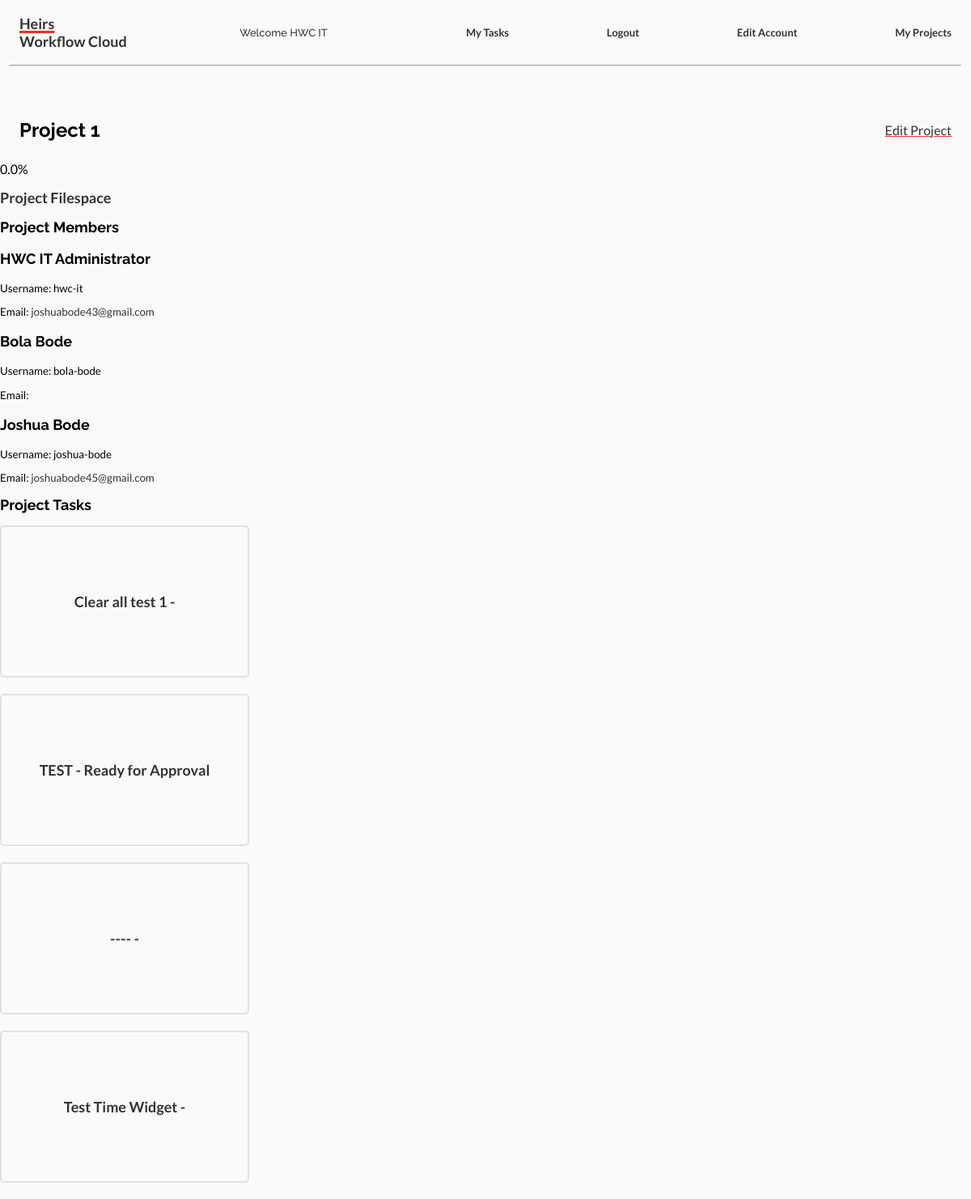
Screenshot of /projects/1/ (signed in) with the database file from the repository.
### tasktable/models.py (models this page shows, shortened)
class Project(models.Model):
    name = models.CharField(max_length=50, unique=True)
    members = models.ManyToManyField(User)
    founding_date = models.DateTimeField(default=timezone.now, blank=True)

class Task(models.Model):
    name = models.CharField(max_length=50, unique=True)
    description = models.CharField(max_length=260)
    assigned_date = models.DateTimeField(
        'Date Assigned', default=timezone.now, blank=True)
    due_date = models.DateTimeField('Date Due')
    importance = models.CharField(choices=IMPORTANCE, max_length=6)
    assignees = models.ManyToManyField(User, related_name='assignees')
    manager = models.ForeignKey(
        User, on_delete=models.CASCADE, related_name='manager')
    references = models.ManyToManyField(
        File, blank=True, related_name='references')
    submissions = models.ManyToManyField(File, blank=True)
    due_in = get_time_until_due
    project = models.ForeignKey(
        Project, on_delete=models.CASCADE, null=True)
    state = models.CharField(
        choices=STATE, max_length=18, blank=True
    )
    status = models.ManyToManyField(
        Status, blank=True)
    approved = models.BooleanField(default=False)
    pre_approved = models.BooleanField(default=False)
    feedback = models.CharField(max_length=1000, null=True, blank=True)

### tasktable/views.py (the view)
# urls.py: path('projects/<int:id>/', views.projectdetails),
def projectdetails(request, id):
    if request.user.is_authenticated:
        user_id = request.user.id
        user = User.objects.get(id=user_id)
        user_type = ''
        project = Project.objects.get(id=id)
        all_tasks = Task.objects.filter(project=project)
        working = 0
        for task in all_tasks:
            if task.approved:
                working = working + 1
        try:
            working = working / len(all_tasks)
        except ZeroDivisionError:
            working = 0
        working = working * 100
        working = round(working, 2)
        working = str(working) + '%'
        project_members = project.members.all()
        if user in project_members:
            if user.groups.filter(name='Staff').exists():
                user_type = 'Staff'
            elif user.groups.filter(name='Admins').exists():
                user_type = 'Admin'
            elif user.groups.filter(name='Managers').exists():
                user_type = 'Manager'
            else:
                raise PermissionDenied
            context = {
                'tasks': all_tasks,
                'project': project,
                'members': project_members,
                'user_type': user_type,
                'percent': working,
            }
            template = loader.get_template('tasks/projectdetails.html')
            return HttpResponse(template.render(context, request))
        else:
            raise PermissionDenied
    else:
        raise PermissionDenied

### tasktable/templates/tasks/projectdetails.html
{% extends 'tasks/base.html' %}
{% block content %}
{% if user_type == 'Admin' %}
<div class='action-header'>
    <h3>{{ project.name }}</h3> <a class='link-button' href="edit">Edit Project</a>
</div>
{% elif user_type == 'Manager' %}
<div class='action-header'>
    <h3>{{ project.name }}</h3> <a class='link-button' href="edit">Edit Project</a>
</div>
{% else %}
<h1>{{ project.name }}</h1>
{% endif %}
{{ percent }}
{% if members %}
<h2><a href="filespace">Project Filespace</a></h2>
<h2>Project Members</h2>
{% for member in members %}
<div class='person_div'>
    <h3>{{ member.first_name }} {{ member.last_name }}</a></h3>
    <p>Username: {{ member.username }}</p>
    <p>Email: <a href="mailto:{{ member.email }}">{{ member.email }}</a></p>
</div>
{% endfor %}
{% else %}
<p>No members.</p>
{% endif %}
<h2>Project Tasks</h2>
{% if tasks %}
{% for task in tasks %}
{% if task.approved %}
<div class='project_div'>
    <h2><a href="/tasks/{{ task.id }}/">{{ task.name }} - Completed</a></h2>
</div>
{% else %}
<div class='project_div'>
    <h2><a href="/tasks/{{ task.id }}/">{{ task.name }} - {{ task.state }}</a></h1>
</div>
{% endif %}
{% endfor %}
{% else %}
<a href="/newtask">Add a new task</a>
{% endif %}
{% endblock %}

### tasktable/templates/tasks/base.html (shortened to what this page needs)
<!DOCTYPE html>
<html lang="en">
<head>
    {% load static %}
    <link rel='stylesheet' href="{% static 'style.css' %}">
    <link rel="stylesheet" href="{% static 'date-picker/jquery-ui.css' %}">
</head>
<body>
    <div class="navbar">
        <div id="logo">
            <a href="/user/home">
                <h1> <span id='highlight'>Heirs</span> <br> Workflow Cloud</h1>
            </a>
        </div>
        <h3 id='welcome'>Welcome {{ request.user.first_name }}</h3>
        <div class='nav-links'>
            <ul>
                <li class="link"><a href="/tasks">My Tasks</a></li>
                <li class="link"><a href="/user/logout">Logout</a></li>
                <li class="link"><a href="/admin/password_change/">Edit Account</a></li>
                <li class="link"><a href="/myprojects">My Projects</a></li>
            </ul>
        </div>
    </div>
    <hr>
    {% block content %}
    {% endblock%}
    {% load static %}
</body>
</html>

### tasktable/static/style.css (style rules this page uses)
* { outline: none; }
.navbar { display: flex; color:rgba(0, 0, 0, 0.8); align-items: center; height: 10vh; justify-content: space-between; }
.nav-links { display: flex; justify-content: space-between; margin-right: 2vw; }
#logo { font-size: xx-small; font-family: 'Raleway', sans-serif; font-weight: 800; margin-left: 2vw; }
#welcome { font-size: small; font-family: 'Raleway', sans-serif; font-weight: 500; }
div.nav-links>ul { display: flex; font-family: 'Raleway', sans-serif; font-weight: 600; font-size: small; color:rgba(0, 0, 0, 0.8); align-items: center; justify-content: space-between; width: 50vw; }
.nav-links ul li { list-style: none; justify-self: space-around; }
a { color: rgba(0, 0, 0, 0.8); text-decoration: none; outline: none; font-family: 'Lato', sans-serif; transition: 250ms ease-in-out; }
body { margin: 0; padding: 0; background-color: rgb(250, 250, 250); overflow-x: hidden; overflow-y: auto; font-family: 'Lato', sans-serif; }
hr { margin: 0 1vw 5vh 1vw; color: #000000AA; border-radius: 1px; background: #00000000; }
p { font-size: smaller; }
ul { list-style: none; margin: 0; padding-left: 4ch; }
.link-button { font-family: 'Lato', sans-serif; text-decoration: underline #EE3123; text-decoration-thickness: 0.5px; transition: 250ms ease-in-out; }
.action-header { display: flex; flex-direction: row; align-items: center; justify-content: space-between; width: 96%; margin: 0 2vw 0 2vw; }
.action-header>h3 { font-size: x-large; }
h3, h2 { font-family: 'Raleway', sans-serif !important; font-size: large; margin: initial 10px; overflow: hidden; text-overflow: ellipsis; white-space: nowrap; }
.project_div { display: flex; align-items: center; text-align: center; justify-content: center; width: 280px; height: 160px; font-family: 'Lato', sans-serif; padding: 1vw; border: 2px solid rgba(0, 0, 0, 0.1); border-radius: 5px; cursor: pointer; font-size: small; margin-bottom: 2.5vh; }
#highlight { text-decoration: underline #EE3123 0.15em; }

### rows the page displays
Project: name "Project 1"
Task: name "Clear all test 1"
Task: name "TEST", state "Ready for Approval"
Task: name "----"
Task: name "Test Time Widget"

### other values shown
{{ request.user.first_name }} "HWC IT"
{{ percent }} "0.0%"
{{ member.first_name }} "HWC IT"
{{ member.last_name }} "Administrator"
{{ member.username }} "hwc-it"
{{ member.email }} "joshuabode43@gmail.com"
{{ member.first_name }} "Bola"
{{ member.last_name }} "Bode"
{{ member.username }} "bola-bode"
{{ member.first_name }} "Joshua"
{{ member.username }} "joshua-bode"
{{ member.email }} "joshuabode45@gmail.com"
